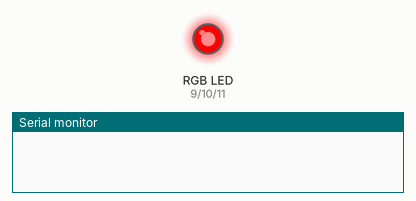
Recording of a sketch running on a simulated Arduino Uno, built with avr-gcc and run on an emulated ATmega328P. Parts: an RGB LED mixed from three pins (HIGH = lit), the last lines printed to the serial monitor. Dim RGB values are drawn brighter than linear.

Above: at 0.05 s.
At 4.97 s:
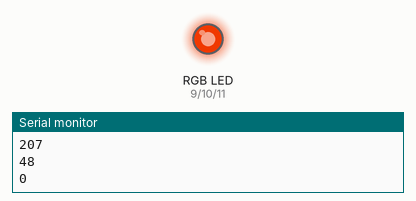
At 9.99 s:
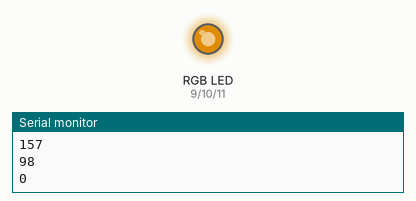
At 20.03 s:
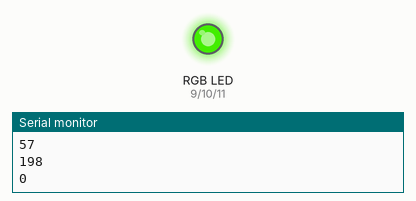
At 29.98 s:
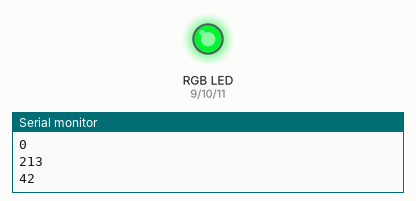
At 39.93 s:
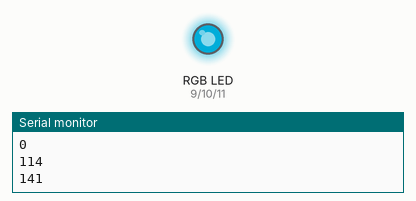
Timing chart, 0 to 40.0 s (numbered marks = the images above):
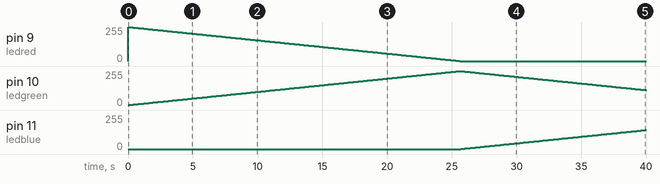

The sketch:

RGB_LED_Advanced.ino
```cpp
int ledblue = 11;
int ledgreen = 10;
int ledred = 9;
//int button = 2;
void setup() {
  // put your setup code here, to run once:
pinMode(ledblue, OUTPUT); //set all leds to output
pinMode(ledgreen, OUTPUT);
pinMode(ledred, OUTPUT);
//pinMode(button, INPUT);
Serial.begin(9600);
}

void loop() {
 // if (digitalRead(button) == 0)
 // int start = 1;
 // while (start == 1)
// while (digitalRead(button) == 1)
// {
//  Serial.println(button);
// // delay(10);
//  }
//  Serial.println("start");
for (int x = 0; x < 768; x++) //goes up by 1 each time
{
   int redintensity = 0;
   int greenintensity = 0;
   int blueintensity = 0;

   if (x<=255)
   {
   redintensity = 255 - x;
   greenintensity = x;
   blueintensity = 0;

    }

   else if (x<=511)
   {
    redintensity = 0;
   greenintensity = 255 - (x - 255); //at 255 green will be 255 and x will be 0
   blueintensity = x - 255;

    }

   if (x>=512)
   {
    redintensity = x - 512;
   greenintensity = 0;
   blueintensity = 255 - (x -512);

    }


 analogWrite(ledred, redintensity); //this will carry out the colour
analogWrite(ledblue, blueintensity);
analogWrite(ledgreen, greenintensity);
delay(100);
Serial.println(redintensity);
Serial.println(greenintensity);
Serial.println(blueintensity);
Serial.println("");

  }

}
```

Measured:
- by itself, pin 10 (ledgreen): rises from 0/255 to 255/255 in 25.5 s, then falls to 112/255 in 14.4 s
- by itself, pin 11 (ledblue): moves from 0/255 to 143/255 over 14.3 s
- by itself, pin 9 (ledred): 0/255 → 255/255 at 0.00 s, → 254/255 0.10 s later, → 253/255 0.10 s later, → 252/255 0.10 s later, … (256 changes in this stretch)
